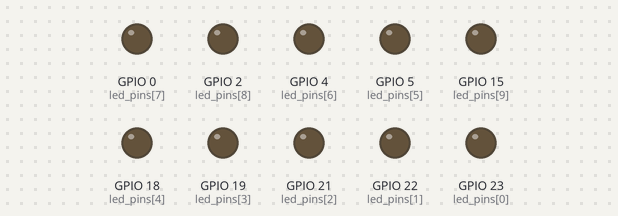
This program was run on a simulated ESP32. On the bench: output pins drawn as LEDs (lit = HIGH).

Above: at 0.05 s.
At 0.3 s:
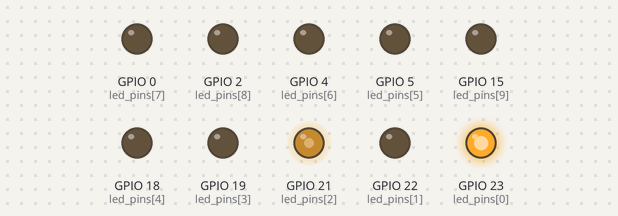
At 0.45 s:
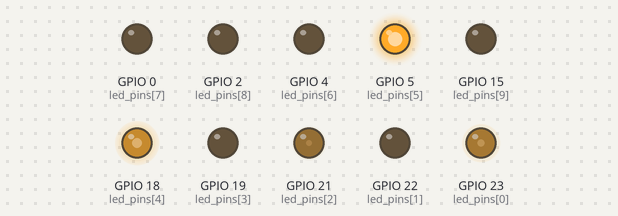
At 0.6 s:
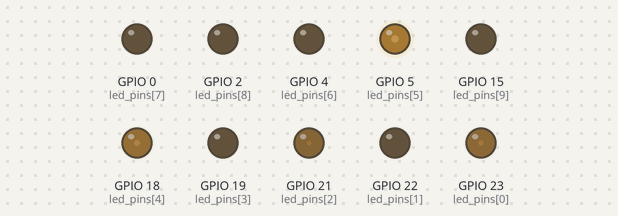
At 2.0 s:
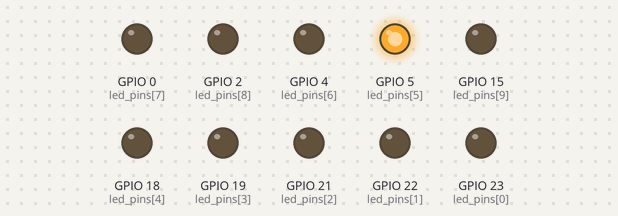
At 2.25 s:
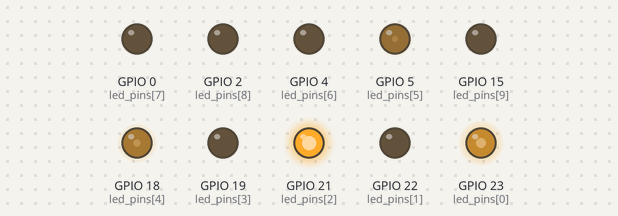
Timing chart, 0 to 5.2 s (numbered marks = the images above):
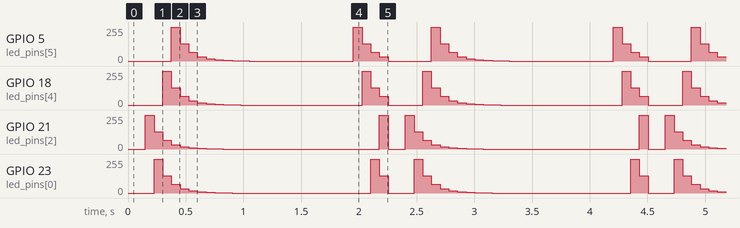

The program:

main.cpp
```cpp
#include <Arduino.h>

#define FRQ 1000
#define PWM_BIT 10


const byte led_pins [] = {23, 22, 21, 19, 18, 5, 4, 0, 2, 15};
const byte chns [] = {0, 1, 2, 3, 4, 5, 6, 7, 8, 9};
const int dutys [] = {0, 0, 0, 0, 0, 0, 0, 0, 0, 0, 1023, 512, 256, 128, 64, 32, 16, 8, 4, 2, 0, 0, 0, 0, 0, 0, 0, 0, 0, 0};
int Nleds;
const int delay_time = 75;


void setup() {
  Nleds=sizeof(led_pins);
  for(int i=0; i<Nleds; i++){
    ledcAttachPin(led_pins[i], chns[i]);
    ledcSetup(chns[i], FRQ, PWM_BIT);
  }
}

void loop() {
  for(int i=0; i<(2*Nleds); i++){
    for(int j=0; j<Nleds; j++){
      ledcWrite(led_pins[j], dutys[i+j]);
    }
    delay(delay_time);
  }
  for(int i=0; i<Nleds; i++){
    for(int j=Nleds-1; j>=0; j--){
      ledcWrite(led_pins[j], dutys[i + (Nleds - 1 - j)]);
    }
    delay(delay_time);
  }
}
```

Measured:
- by itself, GPIO 21 (led_pins[2]): repeats every 2.3 s: 128/255 0.08 s, 64/255 0.08 s, 32/255 0.08 s, 16/255 0.08 s, 8/255 0.08 s, 4/255 0.08 s, 2/255 0.08 s, 1/255 0.08 s, 0/255 1.4 s, 255/255 0.08 s, 0/255 0.15 s, 255/255 0.08 s
- by itself, GPIO 23 (led_pins[0]): repeats every 2.3 s: 128/255 0.08 s, 64/255 0.08 s, 32/255 0.08 s, 16/255 0.08 s, 8/255 0.08 s, 4/255 0.08 s, 2/255 0.08 s, 1/255 0.08 s, 0/255 1.2 s, 255/255 0.08 s, 128/255 0.08 s, 0/255 0.23 s, 255/255 0.08 s
